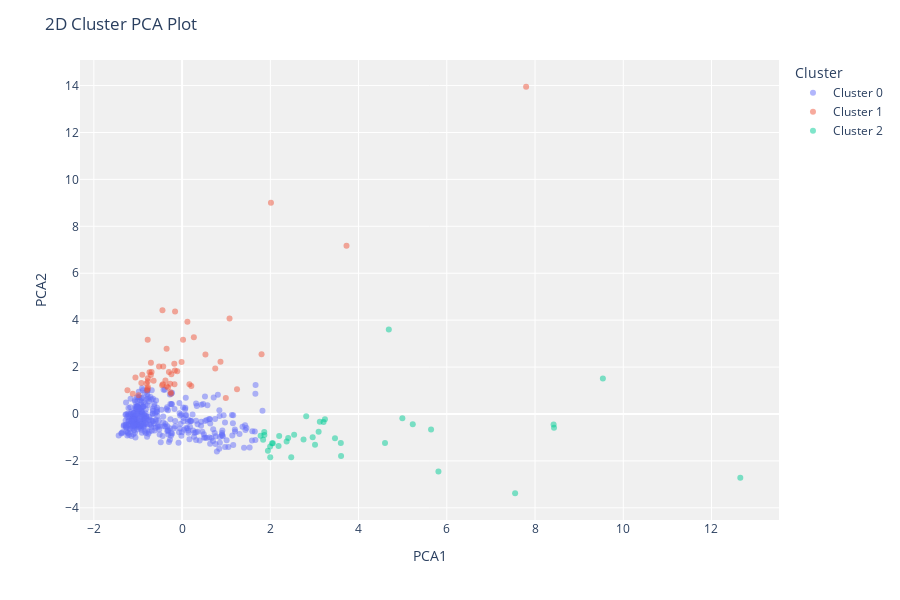

The code cell stored with this chart in its notebook:
### Code cell
# Cell 12 — Lock in best-k KMeans, relabel data, and compare with previous clusters

import numpy as np
import pandas as pd
from pycaret.clustering import create_model, assign_model, plot_model

# 0) Get a k to lock in.
#    If you ran Cell 11, 'summary' and 'best_k_by_sil' should exist.
#    Otherwise, default to 5 (a common choice for this dataset).
if 'best_k_by_sil' in globals():
    k_final = int(best_k_by_sil)
else:
    k_final = 5
print(f"Locking KMeans with k = {k_final}")

# 1) Fit a fresh KMeans(k = k_final) in the current PyCaret session
kmeans_final = create_model('kmeans', num_clusters=k_final)

# 2) Assign labels to the modeling dataset
df_final = assign_model(kmeans_final).copy()

print("\nNew labeled head (final KMeans):")
display(df_final.head())

# 3) Compare cluster size distributions vs previous BEST (if available)
def _sizes(df):
    return df['Cluster'].value_counts().sort_index().rename_axis('Cluster').to_frame('Count')

sizes_final = _sizes(df_final)

print("\nCluster sizes — Final KMeans:")
display(sizes_final)

if 'DF_CLUSTERED' in globals():
    sizes_prev = _sizes(DF_CLUSTERED)
    print("\nCluster sizes — Previous BEST_MODEL (for reference):")
    display(sizes_prev)

# 4) Quick numeric profiles on original scale (means)
num_cols = df_final.select_dtypes(include=['number']).columns.tolist()
for ex in ['Anomaly','Score','Distance','Density']:
    if ex in num_cols: num_cols.remove(ex)

profiles_final = (
    df_final[num_cols + ['Cluster']]
    .groupby('Cluster')
    .mean(numeric_only=True)
    .round(2)
    .sort_index()
)

print("\nNumeric profiles (means) — Final KMeans:")
display(profiles_final)

# 5) Visual diagnostics for the locked K (skip gracefully if unsupported)
try:
    print("\nCluster scatter (PyCaret):")
    plot_model(kmeans_final, plot='cluster')
except Exception as e:
    print(f"Skipping 'cluster' plot: {e}")

try:
    print("\nSilhouette (PyCaret):")
    plot_model(kmeans_final, plot='silhouette')
except Exception as e:
    print(f"Skipping 'silhouette' plot: {e}")

# 6) Persist references for downstream cells/exports
DF_CLUSTERED_FINALK = df_final
KMEANS_FINAL = kmeans_final
BEST_INFO_FINALK = {'model_id': 'kmeans', 'num_clusters': k_final}

print("\nSet DF_CLUSTERED_FINALK, KMEANS_FINAL and BEST_INFO_FINALK for later use.")

### Figure 1 — Plotly figure (JSON) as saved in the notebook; plotly's stock layout.template omitted (floating-point values rounded to 4 significant figures; data arrays with more than 128 entries replaced by an {"elided": "..."} marker saying what was removed)
{"data": [{"customdata": {"elided": "350x1 int values"}, "hovertemplate": "Cluster=Cluster 0<br>PCA1=%{x}<br>PCA2=%{y}<br>Feature=%{customdata[0]}<extra></extra>", "legendgroup": "Cluster 0", "marker": {"color": "#636efa", "opacity": 0.5, "symbol": "circle"}, "mode": "markers", "name": "Cluster 0", "orientation": "v", "showlegend": true, "textposition": "top center", "type": "scatter", "x": {"elided": "350 float values"}, "xaxis": "x", "y": {"elided": "350 float values"}, "yaxis": "y"}, {"customdata": [[22615], [39228], [29703], [38793], [8533], [17770], [24025], [34454], [4983], [23632], [56159], [25203], [11243], [29955], [31714], [29729], [45640], [43088], [27167], [22647], [31276], [112151], [36847], [31012], [25066], [42786], [56083], [43265], [40721], [53205], [37036], [32717], [11314], [56082], [36817], [16823], [42312], [9061], [19046], [76237], [49063], [25767], [68951], [40254], [36050], [27901], [31614], [30624], [39679], [22096], [16705], [47493], [18291]], "hovertemplate": "Cluster=Cluster 1<br>PCA1=%{x}<br>PCA2=%{y}<br>Feature=%{customdata[0]}<extra></extra>", "legendgroup": "Cluster 1", "marker": {"color": "#EF553B", "opacity": 0.5, "symbol": "circle"}, "mode": "markers", "name": "Cluster 1", "orientation": "v", "showlegend": true, "textposition": "top center", "type": "scatter", "x": [0.1663, -0.9025, 0.8706, -0.7954, -0.2693, -0.775, -0.0114, 0.2093, -0.1639, -0.4336, -0.7794, 0.7518, -0.7381, -0.1721, 0.9914, -0.3498, -0.1107, -0.7799, -0.7063, 1.245, -0.1767, 3.727, 7.798, 0.5294, -0.3772, -1.238, -0.3511, 1.076, -0.2507, -0.2432, -0.2612, 2.014, -0.4449, 0.1207, -0.7764, -0.6924, -0.9233, -1.057, -0.6452, -0.1593, -0.4274, -0.709, 0.2668, -0.9871, -0.7778, -0.3189, -1.118, 0.02162, -0.4529, -0.2981, -0.8046, -0.5223, 1.801], "xaxis": "x", "y": [1.271, 1.677, 2.221, 1.013, 1.283, 1.153, 2.216, 1.189, 1.85, 1.267, 3.16, 1.937, 1.773, 1.267, 0.6859, 1.181, 1.823, 1.073, 2.186, 1.056, 2.144, 7.168, 13.95, 2.536, 1.426, 1.011, 2.777, 4.069, 0.8624, 1.69, 0.9281, 9.005, 4.418, 3.936, 1.52, 1.784, 1.325, 1.552, 1.414, 4.373, 2.027, 1.666, 3.273, 0.795, 1.396, 1.131, 0.8662, 3.168, 1.22, 1.785, 1.301, 2.025, 2.549], "yaxis": "y"}, {"customdata": [[22039], [1107], [161], [630], [5283], [4484], [3067], [5181], [35942], [4098], [3103], [44466], [5531], [14531], [6468], [200], [2137], [1689], [16117], [22925], [6134], [4113], [8565], [12205], [2532], [11223], [5981], [26373], [1210], [9198], [1989], [9759], [12119], [85], [5550], [918], [4967]], "hovertemplate": "Cluster=Cluster 2<br>PCA1=%{x}<br>PCA2=%{y}<br>Feature=%{customdata[0]}<extra></extra>", "legendgroup": "Cluster 2", "marker": {"color": "#00cc96", "opacity": 0.5, "symbol": "circle"}, "mode": "markers", "name": "Cluster 2", "orientation": "v", "showlegend": true, "textposition": "top center", "type": "scatter", "x": [3.206, 1.996, 2.187, 1.946, 1.836, 2.96, 2.201, 2.813, 8.431, 4.6, 1.865, 9.538, 3.013, 3.466, 1.862, 3.238, 1.998, 2.474, 12.65, 8.421, 4.993, 3.122, 7.549, 2.753, 3.603, 2.54, 2.37, 4.686, 2.405, 5.229, 2.057, 3.095, 5.644, 5.811, 2.04, 1.78, 3.598], "xaxis": "x", "y": [-0.3467, -1.384, -1.363, -1.567, -1.103, -0.9953, -0.9348, -0.09887, -0.5924, -1.236, -0.8936, 1.508, -1.313, -1.04, -0.7637, -0.2245, -1.845, -1.845, -2.715, -0.4469, -0.1793, -0.3301, -3.38, -1.091, -1.789, -0.8884, -1.173, 3.599, -1.026, -0.4365, -1.252, -0.7631, -0.6647, -2.455, -1.247, -0.9256, -1.239], "yaxis": "y"}], "layout": {"height": 600, "legend": {"title": {"text": "Cluster"}, "tracegroupgap": 0}, "margin": {"t": 60}, "plot_bgcolor": "rgb(240,240,240)", "title": {"text": "2D Cluster PCA Plot"}, "xaxis": {"anchor": "y", "domain": [0, 1], "title": {"text": "PCA1"}}, "yaxis": {"anchor": "x", "domain": [0, 1], "title": {"text": "PCA2"}}}}
